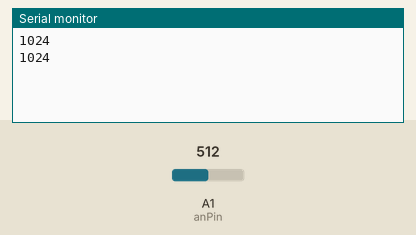
Simulated run of this sketch. Board: Arduino Uno, built with avr-gcc and run on an emulated ATmega328P. Parts: the last lines printed to the serial monitor. The inputs (shaded band) are chosen by the test bench; at power-on: A1 (anPin) = 512.

Above: at 1.8 s.
1.9 s: A1 (anPin) set to 716
At 2.7 s:
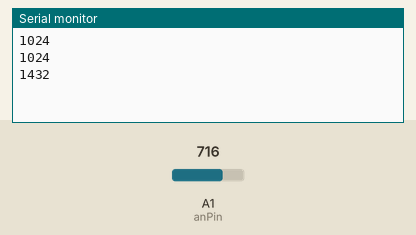
3.4 s: A1 (anPin) set to 900
At 4.8 s:
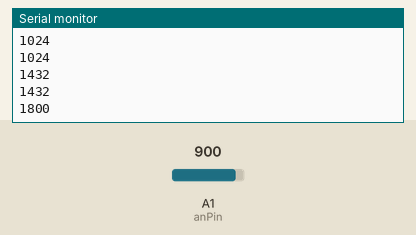
Timing chart, 0 to 6.4 s (numbered marks = the images above; inputs shaded):
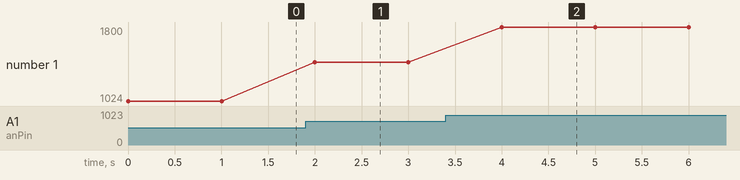

Measured:
- after the input at 1.9 s, the serial monitor: prints a new line after 0.10 s (image 1)
- after the input at 3.4 s, the serial monitor: prints a new line after 0.60 s (image 2)
- plotted number 1: 1024 → 1432 after the input at 1.9 s, 1432 → 1800 after the input at 3.4 s

The sketch:

MB_7076.ino
```cpp
const int anPin = 1;
long anVolt, cm, inches;

void setup (){
  Serial.begin(57600);
}

void read_sensor (){
anVolt = analogRead(anPin);
//Serial.println(anVolt);
cm = anVolt*2; //Takes bit count and converts it to mm
Serial.println(cm);
}

void loop () {
  read_sensor();
  delay(1000);
}
```
